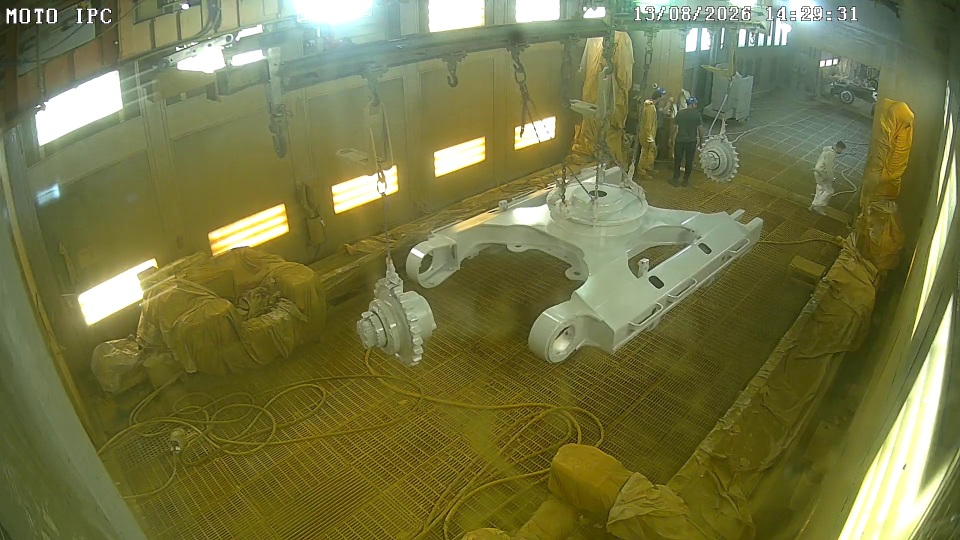
#> input picture fotos-referencia/pintura-01.jpg, 1920 x 1080 px (shown at 1/2 size)
$ python -i fuga.py   (imports and definitions only)
#> lines starting #> are read from the running program, lines starting #| are printed output that depends on the picture
#> further down, picture is the input picture: shape (1080, 1920, 3); mean B, G, R 68.7, 117.3, 116.7
"""Estima a geometria da camera a partir dos pontos de fuga da propria cabine.

Por que isso existe: o render 3D precisa saber COMO a camera projeta, e ate aqui
isso era chute. A cabine e um paralelepipedo cheio de aresta reta - trilho,
grade do piso, quina de parede, perfil da estrutura. Tres familias de retas
paralelas e ortogonais entre si, e cada familia converge para um ponto de fuga.
Desses pontos saem a distancia focal e a orientacao da camera sem tabua de
calibracao, sem mexer no equipamento e sem parar a linha.

O que sai daqui alimenta duas coisas:
  - `modelo3d.DISTANCIA`, via `distancia_em_raios = 2 * f / altura_em_px`, que e
    o que tira o render do limite ortografico;
  - a semente de pitch/yaw da pose, que hoje e um numero medido na mao num
    frame so.

Limite conhecido: sem tabua nao da para separar distorcao radial da lente, e
camera de vigilancia costuma ter barril forte nas bordas. As retas usadas aqui
sao filtradas por comprimento, o que ja favorece as centrais, mas se a estimativa
de f ficar instavel entre frames a lente e a primeira suspeita.
"""
import argparse
import glob
import os

import cv2
import numpy as np

COMPRIMENTO_MIN = 60      # px; abaixo disso a direcao da reta vira ruido
TOLERANCIA = np.radians(2.0)
MIN_APOIOS = 12           # retas que uma familia precisa para virar ponto de fuga
SEPARACAO = np.radians(30.0)   # angulo minimo entre duas familias aceitas


def segmentos(frame: np.ndarray, comprimento_min: int = COMPRIMENTO_MIN) -> np.ndarray:
    """Retas longas da imagem, em (x1, y1, x2, y2).

    Bilateral antes do Canny pelo mesmo motivo de mapa_de_bordas: a grade do
    piso e a fumaca geram borda fina em todo canto e sem suavizar preservando
    aresta o detector devolve confete em vez de estrutura.
    """
#> called with comprimento_min = 60
    cinza = cv2.cvtColor(frame, cv2.COLOR_BGR2GRAY)
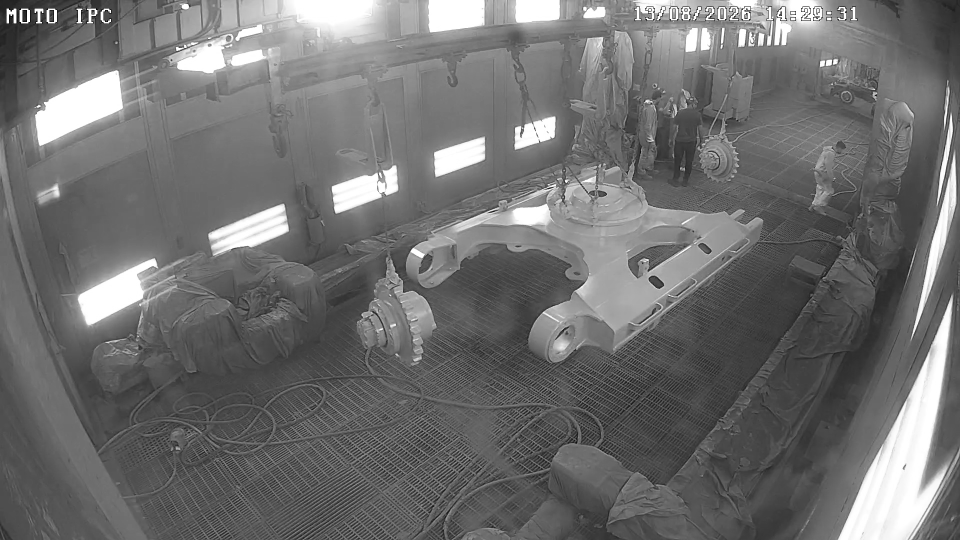
#> cinza: shape (1080, 1920) (shown at 1/2 size); min 0, max 255, mean 111.6
    bordas = cv2.Canny(cv2.bilateralFilter(cinza, 7, 60, 60), 50, 150)
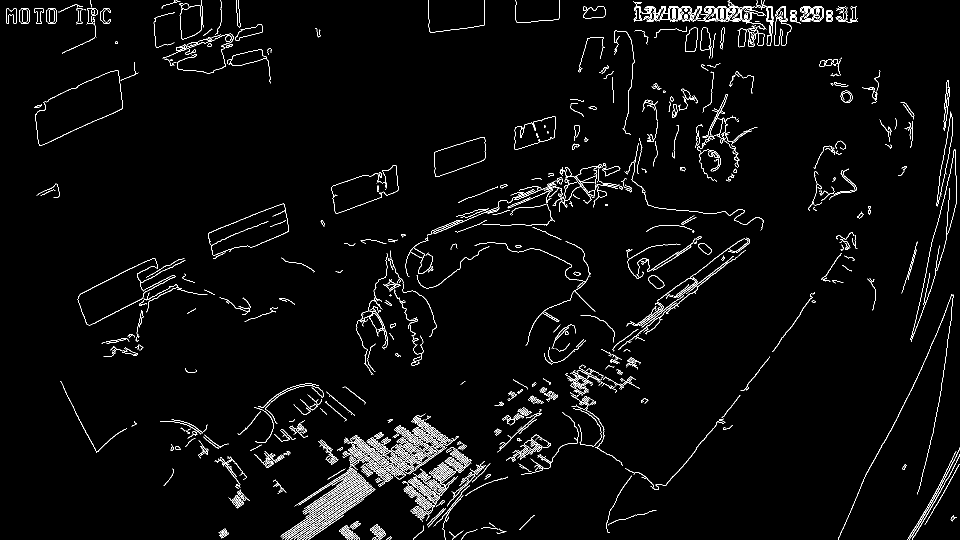
#> bordas: shape (1080, 1920) (shown at 1/2 size); 2.9% white in thin lines or dots
    achados = cv2.HoughLinesP(bordas, 1, np.pi / 360, threshold=60,
                              minLineLength=comprimento_min, maxLineGap=6)
#> achados = 127 rows, first 6: [1532, 40, 1592, 40], [653, 1041, 747, 977], [1389, 573, 1467, 512], [824, 994, 931, 915], [605, 1078, 725, 997], [836, 993, 935, 918]
    return np.empty((0, 4)) if achados is None else achados.reshape(-1, 4).astype(float)


# [189 lines left out: functions _erro, _um_vp, _direcao, pontos_de_fuga, focal, orientacao and 1 more, not called in this run]


CORES = [(0, 220, 255), (0, 255, 120), (255, 120, 0)]


# [127 lines left out: functions desenhar, main, not called in this run]


# [2 lines not run here, left out]

>>> import cv2
>>> picture = cv2.imread('../fotos-referencia/pintura-01.jpg')
>>> result = segmentos(picture)
#> result has the same summary as achados in segmentos

$ run again, on fotos-referencia/pintura-03.jpg
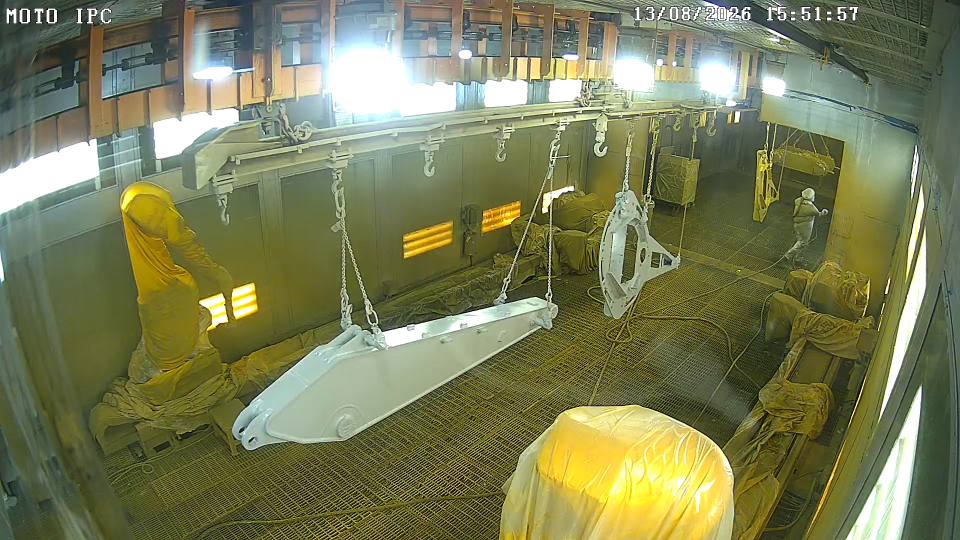
#> input picture fotos-referencia/pintura-03.jpg, 1920 x 1080 px (shown at 1/2 size)
#> picture is the input picture: shape (1080, 1920, 3); mean B, G, R 87.1, 126.4, 122.4
#> in segmentos, `cinza = cv2.cvtColor(frame, cv2.COLOR_BGR2GRAY)`:
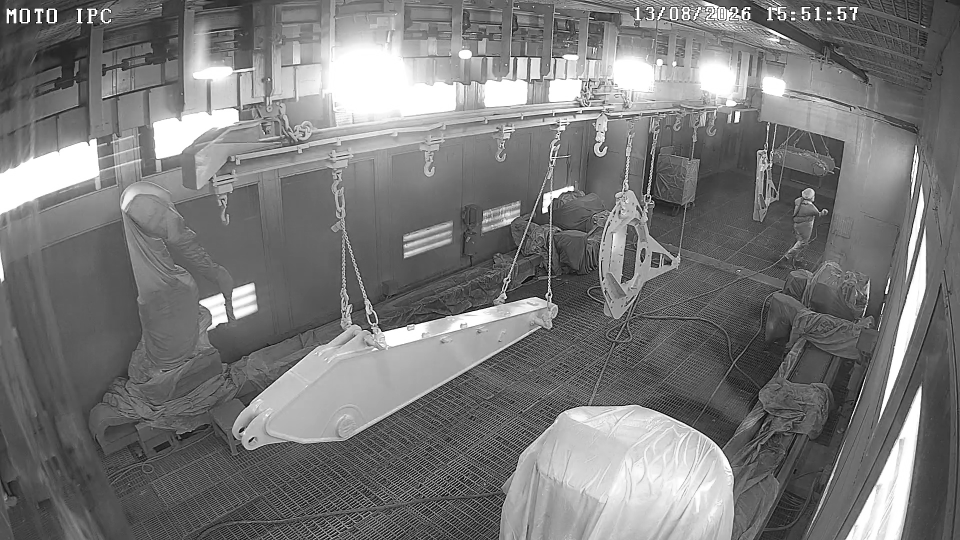
#> cinza: shape (1080, 1920) (shown at 1/2 size); min 0, max 255, mean 120.7
#> in segmentos, `bordas = cv2.Canny(cv2.bilateralFilter(cinza, 7, 60, 60), 50, 150)`:
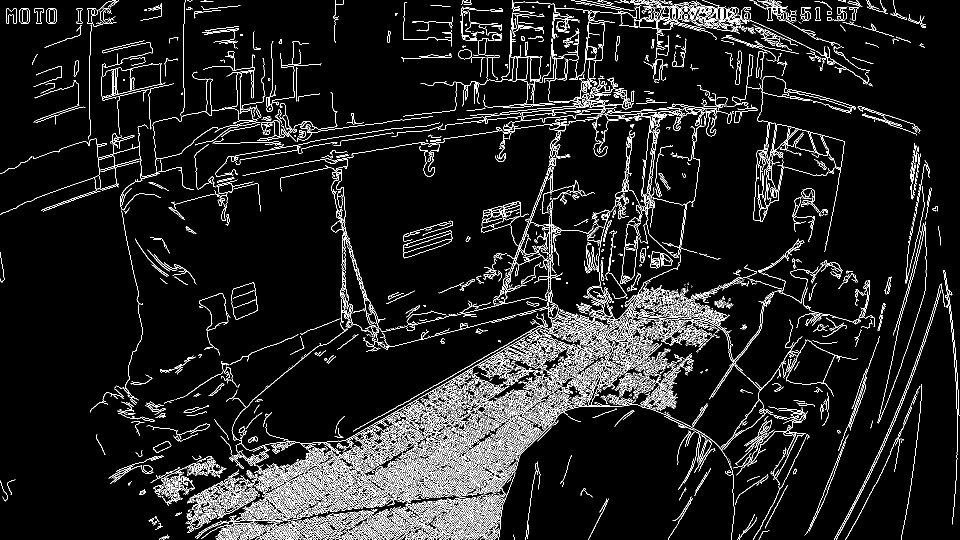
#> bordas: shape (1080, 1920) (shown at 1/2 size); 7.9% white in thin lines or dots
#> achados = 432 rows, first 6: [932, 859, 1059, 798], [962, 852, 1043, 816], [1265, 682, 1382, 637], [941, 796, 1053, 748], [660, 979, 785, 915], [584, 1018, 652, 982]
#> result has the same summary as achados in segmentos
